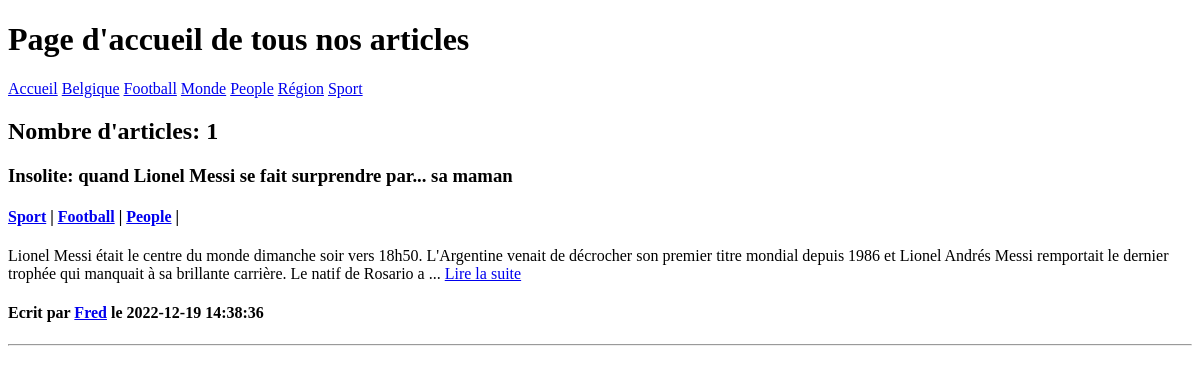
The page /28-mysqli-crud/public/index.php on the database as committed earlier.
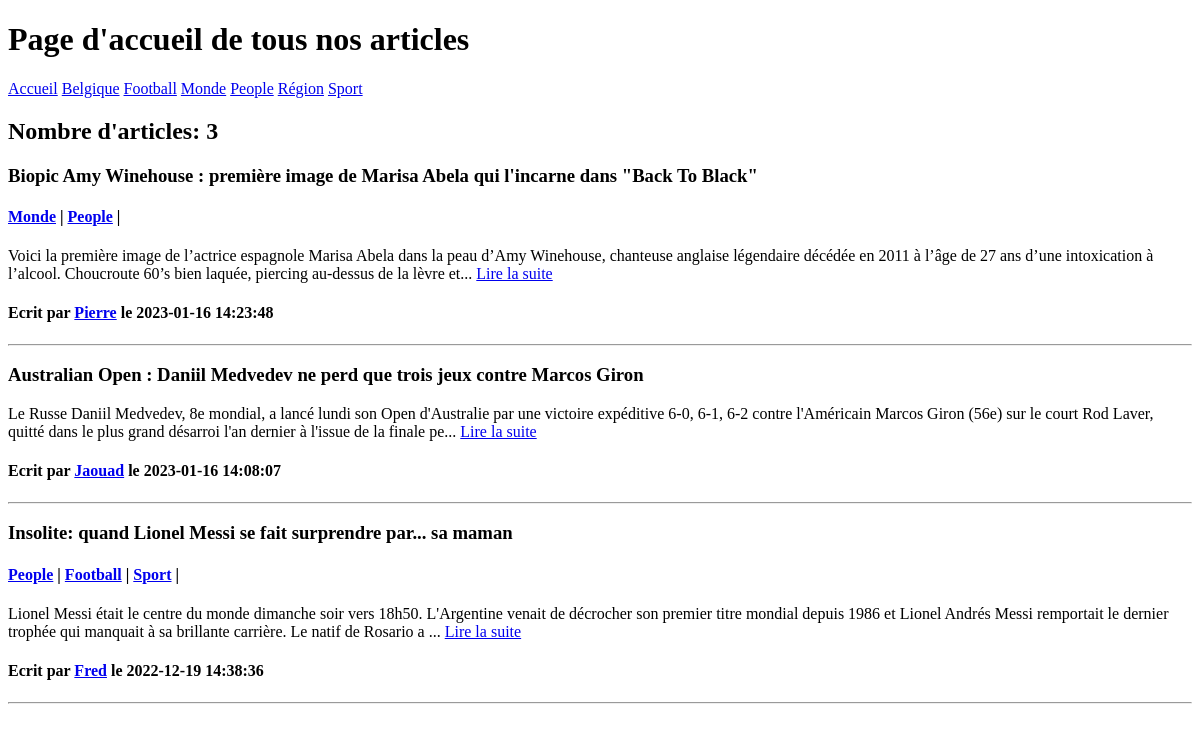
The same page on the database as committed later.
### tables this page shows
CREATE TABLE IF NOT EXISTS `rubriques` (
  `idrubriques` int(10) UNSIGNED NOT NULL AUTO_INCREMENT,
  `rub_title` varchar(200) NOT NULL,
  `rub_text` varchar(800) DEFAULT NULL,
  PRIMARY KEY (`idrubriques`)
);

CREATE TABLE IF NOT EXISTS `articles` (
  `idarticles` int(10) UNSIGNED NOT NULL AUTO_INCREMENT,
  `art_title` varchar(200) NOT NULL,
  `art_text` text NOT NULL,
  `art_date` datetime DEFAULT current_timestamp(),
  `users_idusers` int(10) UNSIGNED DEFAULT NULL,
  PRIMARY KEY (`idarticles`),
  KEY `fk_articles_users1_idx` (`users_idusers`)
);

CREATE TABLE IF NOT EXISTS `users` (
  `idusers` int(10) UNSIGNED NOT NULL AUTO_INCREMENT,
  `user_login` varchar(80) NOT NULL,
  `user_pwd` varchar(255) NOT NULL,
  `user_name` varchar(180) NOT NULL,
  PRIMARY KEY (`idusers`),
  UNIQUE KEY `user_login_UNIQUE` (`user_login`)
);

### 28-mysqli-crud/controller/homepageController.php (called while the page is built, shortened)
<?php
    $query = mysqli_query($db,$sql) or die('Erreur de $query');
    $nbArticles = mysqli_num_rows($query);
    $resultatArticles = mysqli_fetch_all($query, MYSQLI_ASSOC);
    $sql = "SELECT idrubriques, rub_title FROM rubriques
    # WHERE idrubriques = 20
     ORDER BY rub_title ASC;";
    $query = mysqli_query($db,$sql) or die('Erreur de $query');
    $resultatRubriques = mysqli_fetch_all($query, MYSQLI_ASSOC);

### 28-mysqli-crud/view/homepageView.php (the view, shortened to what this page needs)
<!DOCTYPE html>
<html lang="en">
<head>
</head>
<body>
    <h1>Page d'accueil de tous nos articles</h1>
    <nav class="inline-block;">
        <a href="./">Accueil</a>
        <?php
        foreach($resultatRubriques AS $item):
        ?>
        <a href="?section=<?=$item['idrubriques']?>"><?=$item['rub_title']?></a>
        <?php
        endforeach;
        ?>
    </nav>
    <?php
    if(empty($resultatArticles)):
    ?>
    <h2>Pas encore d'articles sur ce site</h2>
    <?php
    else:
    ?>
    <h2>Nombre d'articles: <?=$nbArticles?></h2>
    <?php
        foreach($resultatArticles as $item):
            ?>
    <div class="article">
    <h3><?=$item['art_title']?></h3>
    <?php
if (!empty($item['idrubriques'])):
    $idsection = explode(",", $item['idrubriques']);
    $nomsection = explode("|||", $item['rub_title']);
    $rubriques = "";
    foreach ($idsection as $clef => $valeur) {
        $rubriques .= "<a href='?section=$valeur'>{$nomsection[$clef]}</a> | ";
    }
    ?>
    <h4><?=$rubriques?></h4>
    <?php
endif;
    ?>
    <p><?=$item['art_text']?>... <a href="?article=<?=$item['idarticles']?>">Lire la suite</a></p>
    <h4>Ecrit par <a href="?auteur=<?=$item['idusers']?>"><?=$item['user_login']?></a> le <?=$item['art_date']?></h4>
    <hr>
    </div>
            <?php
        endforeach;
    endif;
    ?>
</body>
</html>

### 28-mysqli-crud/public/index.php (shortened to what this page needs)
<?php
try{
    $db = mysqli_connect(DB_HOST,DB_LOGIN,DB_PWD,DB_NAME,DB_PORT);
    mysqli_set_charset($db, DB_CHARSET);
}catch(Exception $e){
    exit(mb_convert_encoding($e->getMessage(),'UTF-8','ISO-8859-1'));
}
if(!isset($_GET['section']) && !isset($_GET['article']) && !isset($_GET['auteur']) && !isset($_GET['admin'])){
        include_once '../controller/homepageController.php';
        include_once '../view/homepageView.php';
}

Rows that differ between the two databases and show on the page:
added articles: art_title "Biopic Amy Winehouse : première image de Marisa Abela qui l'incarne dans \"Back To Black\"", clef "Monde", clef "People", art_text "Voici la première image de l’actrice espagnole Marisa Abela dans la peau d’Amy Winehouse, chanteuse anglaise légendaire décédée en 2011 à l’âge de 27 ans d’une intoxication à l’alcool. Choucroute 60’s bien laquée, piercing au-dessus de la lèvre et", users_idusers.user_login "Pierre", art_date "2023-01-16 14:23:48"
added articles: art_title "Australian Open : Daniil Medvedev ne perd que trois jeux contre Marcos Giron", art_text "Le Russe Daniil Medvedev, 8e mondial, a lancé lundi son Open d'Australie par une victoire expéditive 6-0, 6-1, 6-2 contre l'Américain Marcos Giron (56e) sur le court Rod Laver, quitté dans le plus grand désarroi l'an dernier à l'issue de la finale pe", users_idusers.user_login "Jaouad", art_date "2023-01-16 14:08:07"
Other text that changed with them:
$nbArticles: "1" → "3"
